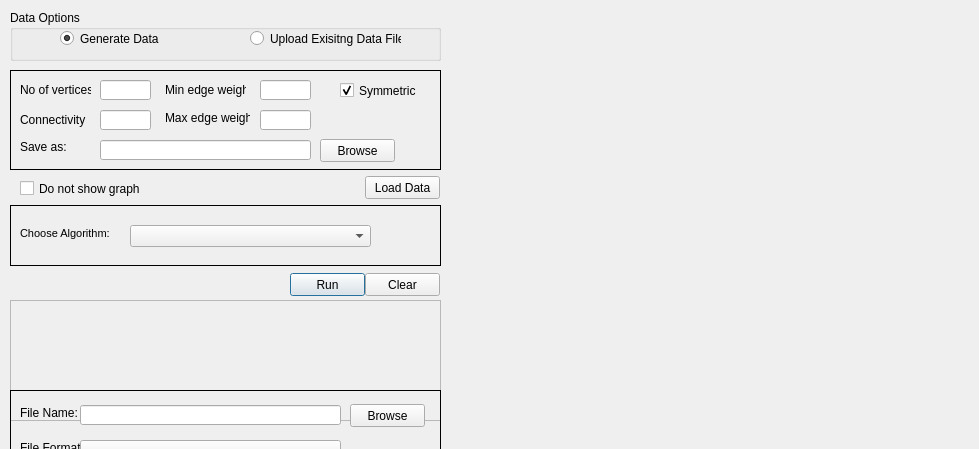
<?xml version="1.0" encoding="UTF-8"?>
<ui version="4.0">
 <class>Dialog</class>
 <widget class="QDialog" name="Dialog">
  <property name="geometry">
   <rect>
    <x>0</x>
    <y>0</y>
    <width>979</width>
    <height>449</height>
   </rect>
  </property>
  <property name="windowTitle">
   <string>Travelling Salesman Problem</string>
  </property>
  <property name="toolTipDuration">
   <number>1</number>
  </property>
  <widget class="QFrame" name="frmAlgo">
   <property name="geometry">
    <rect>
     <x>10</x>
     <y>205</y>
     <width>431</width>
     <height>61</height>
    </rect>
   </property>
   <property name="frameShape">
    <enum>QFrame::Box</enum>
   </property>
   <property name="frameShadow">
    <enum>QFrame::Plain</enum>
   </property>
   <widget class="QLabel" name="label">
    <property name="geometry">
     <rect>
      <x>10</x>
      <y>20</y>
      <width>121</width>
      <height>16</height>
     </rect>
    </property>
    <property name="font">
     <font>
      <pointsize>8</pointsize>
     </font>
    </property>
    <property name="text">
     <string>Choose Algorithm:</string>
    </property>
   </widget>
   <widget class="QComboBox" name="cboAlgo">
    <property name="geometry">
     <rect>
      <x>120</x>
      <y>20</y>
      <width>241</width>
      <height>22</height>
     </rect>
    </property>
    <property name="font">
     <font>
      <pointsize>9</pointsize>
     </font>
    </property>
   </widget>
  </widget>
  <widget class="QPushButton" name="btnRun">
   <property name="geometry">
    <rect>
     <x>290</x>
     <y>273</y>
     <width>75</width>
     <height>23</height>
    </rect>
   </property>
   <property name="text">
    <string>Run</string>
   </property>
  </widget>
  <widget class="QPushButton" name="btnClear">
   <property name="geometry">
    <rect>
     <x>365</x>
     <y>273</y>
     <width>75</width>
     <height>23</height>
    </rect>
   </property>
   <property name="text">
    <string>Clear</string>
   </property>
  </widget>
  <widget class="QGroupBox" name="grpData">
   <property name="geometry">
    <rect>
     <x>10</x>
     <y>10</y>
     <width>431</width>
     <height>51</height>
    </rect>
   </property>
   <property name="title">
    <string>Data Options</string>
   </property>
   <widget class="QRadioButton" name="optGenerate">
    <property name="geometry">
     <rect>
      <x>50</x>
      <y>20</y>
      <width>101</width>
      <height>17</height>
     </rect>
    </property>
    <property name="toolTip">
     <string>Generate a new TSP data set</string>
    </property>
    <property name="toolTipDuration">
     <number>3</number>
    </property>
    <property name="text">
     <string>Generate Data</string>
    </property>
    <property name="checked">
     <bool>true</bool>
    </property>
   </widget>
   <widget class="QRadioButton" name="optExisting">
    <property name="geometry">
     <rect>
      <x>240</x>
      <y>20</y>
      <width>151</width>
      <height>17</height>
     </rect>
    </property>
    <property name="toolTip">
     <string>Upload a data set from the TSP library</string>
    </property>
    <property name="toolTipDuration">
     <number>3</number>
    </property>
    <property name="text">
     <string>Upload Exisitng Data File</string>
    </property>
   </widget>
  </widget>
  <widget class="QFrame" name="frmResults">
   <property name="geometry">
    <rect>
     <x>10</x>
     <y>300</y>
     <width>431</width>
     <height>121</height>
    </rect>
   </property>
   <property name="frameShape">
    <enum>QFrame::StyledPanel</enum>
   </property>
   <property name="frameShadow">
    <enum>QFrame::Raised</enum>
   </property>
   <widget class="QLabel" name="lblExec">
    <property name="geometry">
     <rect>
      <x>10</x>
      <y>10</y>
      <width>241</width>
      <height>16</height>
     </rect>
    </property>
    <property name="text">
     <string/>
    </property>
   </widget>
   <widget class="QLabel" name="lblPath">
    <property name="geometry">
     <rect>
      <x>10</x>
      <y>50</y>
      <width>411</width>
      <height>50</height>
     </rect>
    </property>
    <property name="text">
     <string/>
    </property>
    <property name="alignment">
     <set>Qt::AlignLeading|Qt::AlignLeft|Qt::AlignTop</set>
    </property>
    <property name="wordWrap">
     <bool>true</bool>
    </property>
   </widget>
   <widget class="QLabel" name="lblDistance">
    <property name="geometry">
     <rect>
      <x>10</x>
      <y>30</y>
      <width>361</width>
      <height>16</height>
     </rect>
    </property>
    <property name="text">
     <string/>
    </property>
   </widget>
  </widget>
  <widget class="QWidget" name="wdGraph" native="true">
   <property name="geometry">
    <rect>
     <x>450</x>
     <y>10</y>
     <width>511</width>
     <height>431</height>
    </rect>
   </property>
  </widget>
  <widget class="QFrame" name="frmGenerate">
   <property name="enabled">
    <bool>true</bool>
   </property>
   <property name="geometry">
    <rect>
     <x>10</x>
     <y>70</y>
     <width>431</width>
     <height>100</height>
    </rect>
   </property>
   <property name="frameShape">
    <enum>QFrame::Box</enum>
   </property>
   <property name="frameShadow">
    <enum>QFrame::Plain</enum>
   </property>
   <property name="lineWidth">
    <number>1</number>
   </property>
   <widget class="QLineEdit" name="txtVertices">
    <property name="geometry">
     <rect>
      <x>90</x>
      <y>10</y>
      <width>51</width>
      <height>20</height>
     </rect>
    </property>
    <property name="toolTip">
     <string>You can only enter numbers in this field.</string>
    </property>
    <property name="toolTipDuration">
     <number>1</number>
    </property>
    <property name="maxLength">
     <number>4</number>
    </property>
   </widget>
   <widget class="QLabel" name="lblVertex">
    <property name="geometry">
     <rect>
      <x>10</x>
      <y>12</y>
      <width>71</width>
      <height>16</height>
     </rect>
    </property>
    <property name="text">
     <string>No of vertices</string>
    </property>
   </widget>
   <widget class="QLineEdit" name="txtConnect">
    <property name="geometry">
     <rect>
      <x>90</x>
      <y>40</y>
      <width>51</width>
      <height>20</height>
     </rect>
    </property>
    <property name="toolTip">
     <string>You can only enter numbers in this field.</string>
    </property>
    <property name="toolTipDuration">
     <number>1</number>
    </property>
    <property name="maxLength">
     <number>4</number>
    </property>
   </widget>
   <widget class="QLineEdit" name="txtMax">
    <property name="geometry">
     <rect>
      <x>250</x>
      <y>40</y>
      <width>51</width>
      <height>20</height>
     </rect>
    </property>
    <property name="toolTip">
     <string>You can only enter numbers in this field.</string>
    </property>
    <property name="toolTipDuration">
     <number>1</number>
    </property>
    <property name="maxLength">
     <number>4</number>
    </property>
   </widget>
   <widget class="QLineEdit" name="txtMin">
    <property name="geometry">
     <rect>
      <x>250</x>
      <y>10</y>
      <width>51</width>
      <height>20</height>
     </rect>
    </property>
    <property name="toolTip">
     <string>You can only enter numbers in this field.</string>
    </property>
    <property name="toolTipDuration">
     <number>1</number>
    </property>
    <property name="maxLength">
     <number>4</number>
    </property>
   </widget>
   <widget class="QLabel" name="lblConnect">
    <property name="geometry">
     <rect>
      <x>10</x>
      <y>42</y>
      <width>71</width>
      <height>16</height>
     </rect>
    </property>
    <property name="text">
     <string>Connectivity</string>
    </property>
   </widget>
   <widget class="QLabel" name="lblMax">
    <property name="geometry">
     <rect>
      <x>155</x>
      <y>40</y>
      <width>85</width>
      <height>16</height>
     </rect>
    </property>
    <property name="text">
     <string>Max edge weight:</string>
    </property>
   </widget>
   <widget class="QLabel" name="lblMin">
    <property name="geometry">
     <rect>
      <x>155</x>
      <y>12</y>
      <width>81</width>
      <height>16</height>
     </rect>
    </property>
    <property name="text">
     <string>Min edge weight:</string>
    </property>
   </widget>
   <widget class="QCheckBox" name="chkSym">
    <property name="geometry">
     <rect>
      <x>330</x>
      <y>12</y>
      <width>81</width>
      <height>17</height>
     </rect>
    </property>
    <property name="text">
     <string>Symmetric</string>
    </property>
    <property name="checked">
     <bool>true</bool>
    </property>
   </widget>
   <widget class="QLabel" name="lbl_FileName">
    <property name="geometry">
     <rect>
      <x>10</x>
      <y>70</y>
      <width>47</width>
      <height>13</height>
     </rect>
    </property>
    <property name="text">
     <string>Save as:</string>
    </property>
   </widget>
   <widget class="QLineEdit" name="txtSaveAs">
    <property name="geometry">
     <rect>
      <x>90</x>
      <y>70</y>
      <width>211</width>
      <height>20</height>
     </rect>
    </property>
   </widget>
   <widget class="QPushButton" name="btnBrowse_Save">
    <property name="geometry">
     <rect>
      <x>310</x>
      <y>69</y>
      <width>75</width>
      <height>23</height>
     </rect>
    </property>
    <property name="text">
     <string>Browse</string>
    </property>
   </widget>
  </widget>
  <widget class="QPushButton" name="btnData">
   <property name="geometry">
    <rect>
     <x>365</x>
     <y>176</y>
     <width>75</width>
     <height>23</height>
    </rect>
   </property>
   <property name="text">
    <string>Load Data</string>
   </property>
  </widget>
  <widget class="QFrame" name="frmUpload">
   <property name="geometry">
    <rect>
     <x>10</x>
     <y>390</y>
     <width>431</width>
     <height>101</height>
    </rect>
   </property>
   <property name="frameShape">
    <enum>QFrame::Box</enum>
   </property>
   <property name="frameShadow">
    <enum>QFrame::Plain</enum>
   </property>
   <widget class="QLabel" name="lbl_FileName_2">
    <property name="geometry">
     <rect>
      <x>10</x>
      <y>15</y>
      <width>61</width>
      <height>16</height>
     </rect>
    </property>
    <property name="text">
     <string>File Name:</string>
    </property>
   </widget>
   <widget class="QLineEdit" name="txtFileName">
    <property name="geometry">
     <rect>
      <x>70</x>
      <y>15</y>
      <width>261</width>
      <height>20</height>
     </rect>
    </property>
   </widget>
   <widget class="QPushButton" name="btnBrowse_Open">
    <property name="geometry">
     <rect>
      <x>340</x>
      <y>14</y>
      <width>75</width>
      <height>23</height>
     </rect>
    </property>
    <property name="text">
     <string>Browse</string>
    </property>
   </widget>
   <widget class="QLabel" name="label_2">
    <property name="geometry">
     <rect>
      <x>10</x>
      <y>50</y>
      <width>61</width>
      <height>16</height>
     </rect>
    </property>
    <property name="text">
     <string>File Format:</string>
    </property>
   </widget>
   <widget class="QComboBox" name="cboFormat">
    <property name="geometry">
     <rect>
      <x>70</x>
      <y>50</y>
      <width>261</width>
      <height>22</height>
     </rect>
    </property>
    <property name="font">
     <font>
      <pointsize>9</pointsize>
     </font>
    </property>
   </widget>
  </widget>
  <widget class="QCheckBox" name="chkHideGraph">
   <property name="geometry">
    <rect>
     <x>20</x>
     <y>180</y>
     <width>121</width>
     <height>17</height>
    </rect>
   </property>
   <property name="text">
    <string>Do not show graph</string>
   </property>
  </widget>
  <zorder>frmResults</zorder>
  <zorder>frmAlgo</zorder>
  <zorder>btnRun</zorder>
  <zorder>btnClear</zorder>
  <zorder>grpData</zorder>
  <zorder>wdGraph</zorder>
  <zorder>frmGenerate</zorder>
  <zorder>btnData</zorder>
  <zorder>frmUpload</zorder>
  <zorder>chkHideGraph</zorder>
 </widget>
 <resources/>
 <connections/>
</ui>
